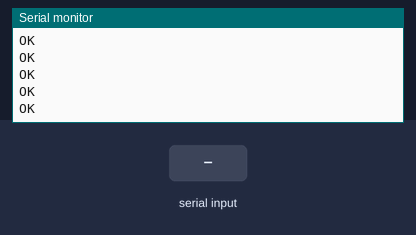
Bench run of a sketch on a simulated Arduino Uno, built with avr-gcc and run on an emulated ATmega328P. Parts: the last lines printed to the serial monitor. The test bench sets the inputs (shaded band). The modem accepts every AT command (registered, SIM ready, sends succeed) and sends nothing else.

Above: at 6.8 s.
6.9 s: "1" received over the second serial link
At 8.5 s:
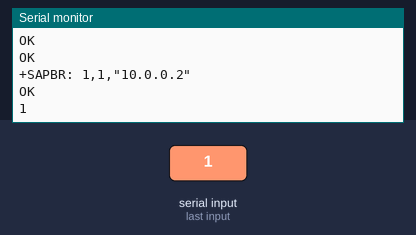
9.3 s: "0" received over the second serial link
At 10.6 s:
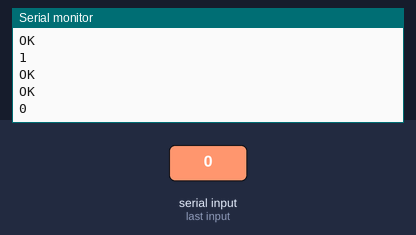
10.8 s: "2" received over the second serial link
At 12.2 s:
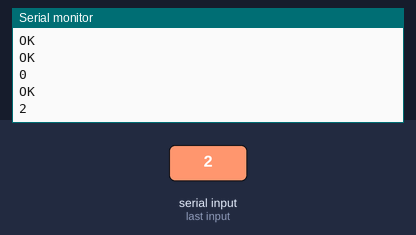

The sketch:

post_arduino.ino
```cpp
#include <SoftwareSerial.h>
SoftwareSerial gprsSerial(2, 3);
String page="http://10.0.1.4:80/GerenciadorArduino/arduino.php?inf=leydeamor";
void setup()
{
  gprsSerial.begin(2400);
  Serial.begin(9600);

  Serial.println("Config SIM900...");
  delay(1000);
  Serial.println("Done!...");
  gprsSerial.flush();
  Serial.flush();

  // attach or detach from GPRS service
  gprsSerial.println("AT+CGATT?");
  delay(100);
  toSerial();


  // bearer settings
  gprsSerial.println("AT+SAPBR=3,1,\"CONTYPE\",\"GPRS\"");
  delay(1000);
  toSerial();

  // bearer settings
  gprsSerial.println("AT+SAPBR=3,1,\"APN\",\"algar.br\"");
  delay(1000);
  toSerial();


   // bearer settings
  gprsSerial.println("AT+SAPBR=3,1,\"USER\",\"ALGAR\"");
  delay(1000);
  toSerial();

   // bearer settings
  gprsSerial.println("AT+SAPBR=3,1,\"PWD\",\"1212\"");
  delay(1000);
  toSerial();

  // bearer settings

}


void loop()
{
 gprsSerial.println("AT+SAPBR=1,1");
  delay(1000);
  toSerial();

  gprsSerial.println("AT+SAPBR=2,1");
  delay(1000);
  toSerial();
   // initialize http service
   gprsSerial.println("AT+HTTPINIT");
   delay(1000);
   toSerial();

   gprsSerial.println("AT+HTTPPARA=\"CID\",1");
   delay(1000);
   toSerial();

   // set http param value
   gprsSerial.println("AT+HTTPPARA=\"URL\",\"http://tcc-gsm.000webhostapp.com/poste/sinais.php?corrente=1.1111|1.1111|1.1111\"");
   delay(1000);
   toSerial();

   // set http action type 0 = GET, 1 = POST, 2 = HEAD
   gprsSerial.println("AT+HTTPACTION=0");
   delay(1000);
   toSerial();

   // read server response
   gprsSerial.println("AT+HTTPREAD");
   delay(1000);
   toSerial();

   gprsSerial.println("");
   gprsSerial.println("AT+HTTPTERM");
   toSerial();
   delay(300);

   gprsSerial.println("AT+SAPBR=0,1");
  delay(1000);
  toSerial();

   gprsSerial.println("");
   delay(1000);
}

void toSerial()
{
  while(gprsSerial.available()!=0)
  {
    Serial.write(gprsSerial.read());
  }
}
```

Measured:
- after the input at 6.9 s, the serial monitor: prints a new line after 0.90 s (image 1)
- after the input at 9.3 s, the serial monitor: prints a new line after 0.62 s (image 2)
- after the input at 10.8 s, the serial monitor: prints a new line after 0.54 s (image 3)
